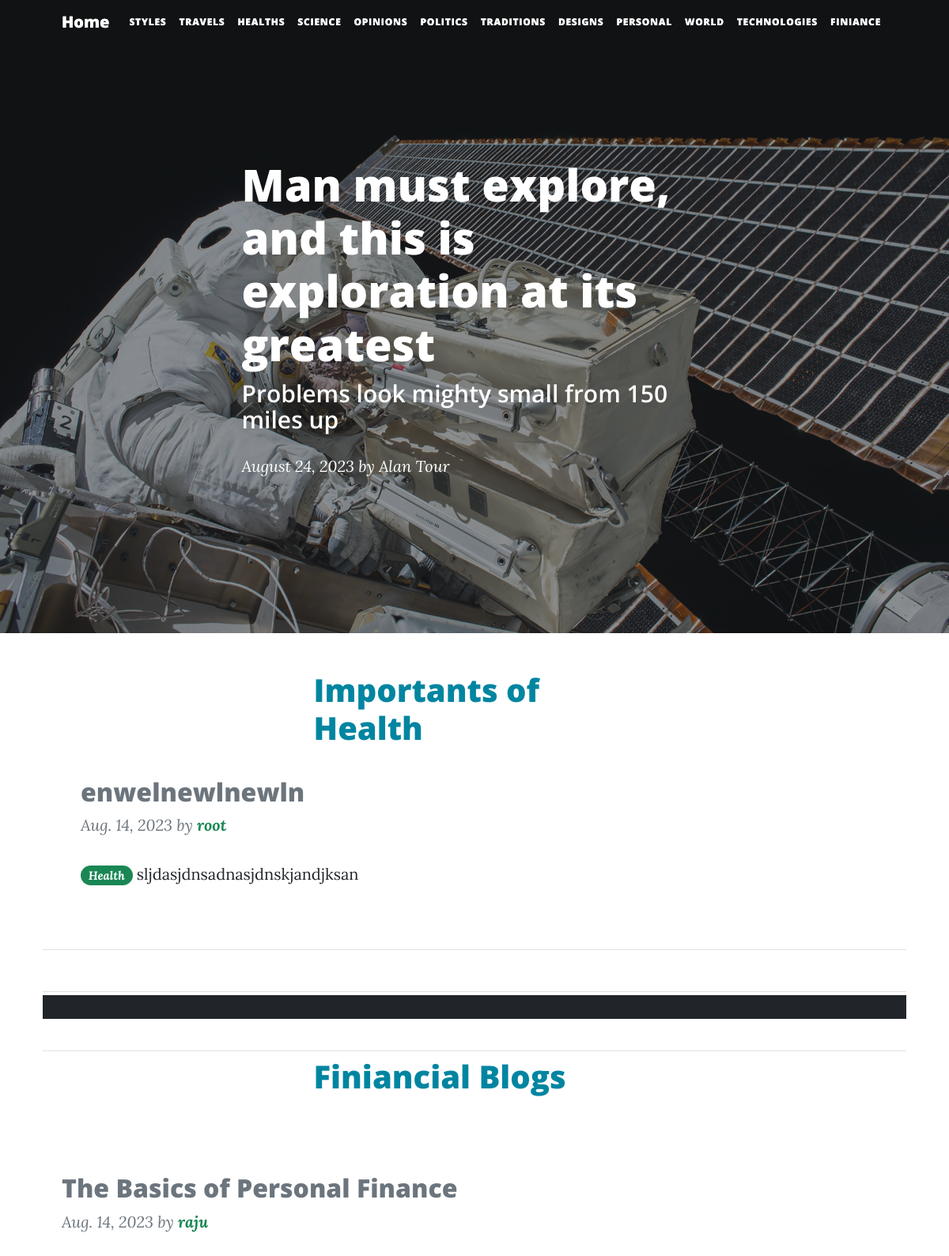
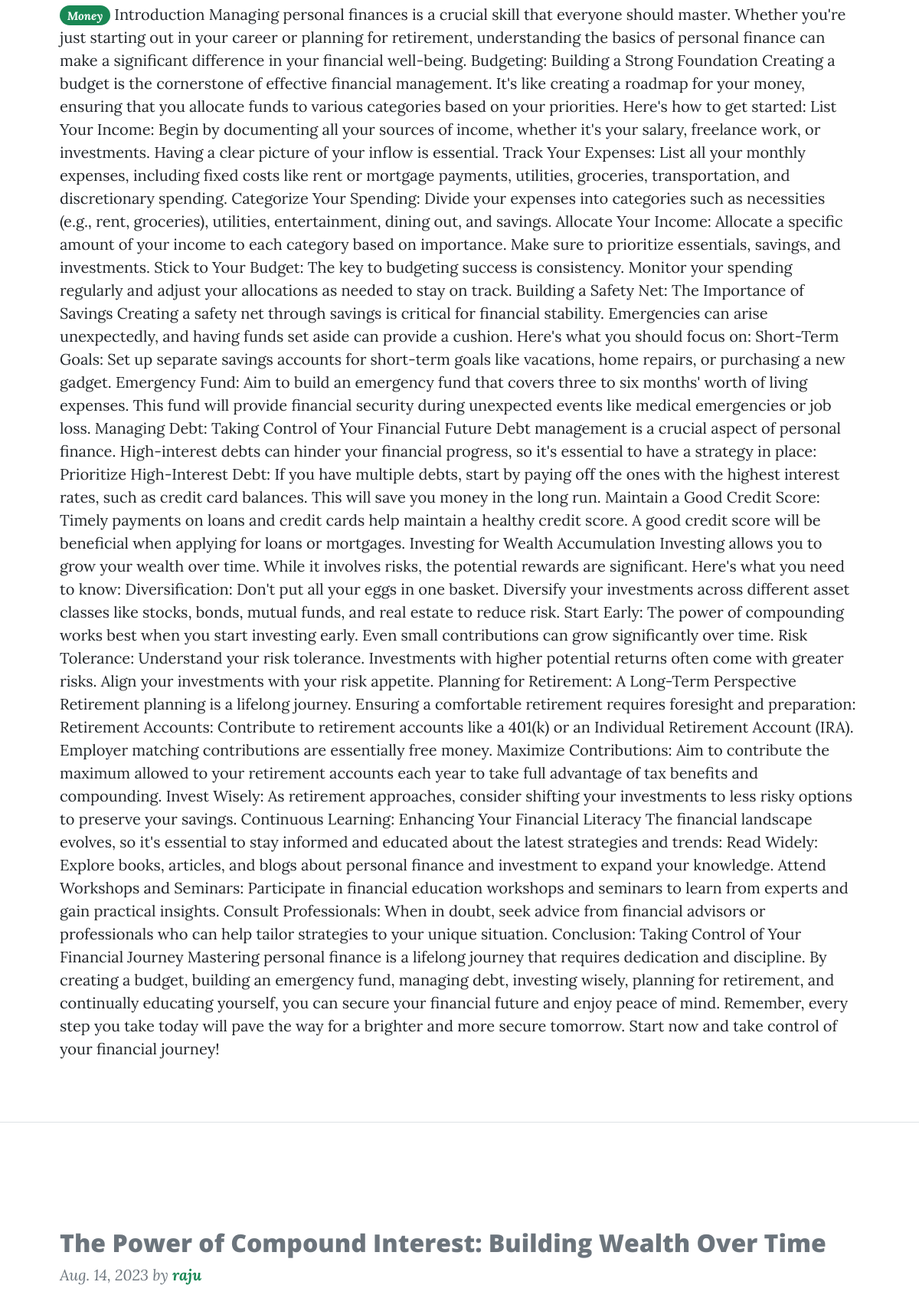
The app's page /blog_post/ (upper part) with its own data (2 pictures, top to bottom).
### blog_page/models.py (models this page shows, shortened)
class Create_Blog(models.Model):
    blog_type = {
        ('World', 'World'),
        ('Design', 'Design'),
        ('Culture', 'Culture'),
        ('Politics', 'Politics'),
        ('Opinion', 'Opinion'),
        ('Science', 'Science'),
        ('Health', 'Health'),
        ('Travel', 'Travel'),
        ('Style', 'Style'),
        ('Personal', 'Personal'),
        ('Techno', 'Techno'),
        ('Money', 'Money'),
        ('Business', 'Business')
    }
    blog_id = models.UUIDField(default=uuid.uuid4)
    title = models.CharField(max_length=100, verbose_name='blog_name')
    blog_image = models.ImageField(upload_to='blog_images/')
    created_by = models.ForeignKey(Bloger, on_delete=models.CASCADE, unique=False, related_name='bloger_set')
    created_at = models.DateField(auto_now_add=True)
    blog_categery = models.CharField(max_length=10, choices=blog_type)
    content = models.TextField()

### users/models.py (models this page shows)
class Bloger(models.Model):
    user_id = models.UUIDField(default=uuid.uuid4)
    username = models.OneToOneField(User, on_delete=models.CASCADE, related_name='username_set')
    bloger_email = models.EmailField(max_length=100, unique=True, default= '@EmailField', null=False)
    contact_info = models.CharField(max_length=250, null=True, blank=True)
    join_date = models.DateTimeField(auto_now_add=True)
    def __str__(self) -> str:
        return self.username.username

### homepage/views.py (the view)
# urls.py: path('blog_post/', blog_post, name='blog_post'),
def blog_post(request):
    blog_techno = Create_Blog.objects.filter(blog_categery='Techno')
    blog_personal = Create_Blog.objects.filter(blog_categery='Personal')
    blog_money = Create_Blog.objects.filter(blog_categery='Money')
    blog_world = Create_Blog.objects.filter(blog_categery='World')
    blog_design = Create_Blog.objects.filter(blog_categery='Design')
    blog_culture = Create_Blog.objects.filter(blog_categery='Culture')
    blog_politics = Create_Blog.objects.filter(blog_categery='Politics')
    blog_opinion = Create_Blog.objects.filter(blog_categery='Opinion')
    blog_science = Create_Blog.objects.filter(blog_categery='Science')
    blog_Health = Create_Blog.objects.filter(blog_categery='Health')
    blog_Travel = Create_Blog.objects.filter(blog_categery='Travel')
    blog_style = Create_Blog.objects.filter(blog_categery='Style')
    blog_business = Create_Blog.objects.filter(blog_categery='Business')
    context = {
        'techno_blog' : blog_techno,
        'personal_blog': blog_personal,
        'money_blog': blog_money,
        'world_blog': blog_world,
        'design_blog': blog_design,
        'culture_blog': blog_culture,
        'politics_blog': blog_politics,
        'opinion_blog': blog_opinion,
        'science_blog': blog_science,
        'health_blog': blog_Health,
        'travel_blog': blog_Travel,
        'style_blog': blog_style,
        'business_blog': blog_business
    }
    return render(request, 'home/blogspage.html', context)

### homepage/templates/home/blogspage.html (shortened to what this page needs)
{% extends 'home/base.html' %}
{% load static %}
{% block content %}
{% block nav %}
<nav class="navbar navbar-expand-lg navbar-secondary" id="mainNav">
    <div class="container px-4 px-lg-5">
        <a class="navbar-brand" href="{% url 'home' %}">Home</a>
        <div class="collapse navbar-collapse" id="navbarResponsive">
            <ul class="navbar-nav ms-auto py-4 py-lg-0">
                <li class="nav-item"><a class="nav-link" href="#style">Styles</a></li>
                <li class="nav-item"><a class="nav-link" href="#travel">Travels</a></li>
                <li class="nav-item"><a class="nav-link" href="#health">Healths</a></li>
                <li class="nav-item"><a class="nav-link" href="#science">Science</a></li>
                <li class="nav-item"><a class="nav-link" href="#opinion">Opinions</a></li>
                <li class="nav-item"><a class="nav-link" href="#politics">Politics</a></li>
                <li class="nav-item"><a class="nav-link" href="#culture">Traditions</a></li>
                <li class="nav-item"><a class="nav-link" href="#design">Designs</a></li>
                <li class="nav-item"><a class="nav-link" href="#personal">Personal</a></li>
                <li class="nav-item"><a class="nav-link" href="#world">World</a></li>
                <li class="nav-item"><a class="nav-link" href="#technology">Technologies</a></li>
                <li class="nav-item"><a class="nav-link" href="#finiancial">Finiance</a></li>
            </ul>
        </div>
    </div>
</nav>
{% endblock %}
    <header class="masthead" style="background-image: url('{% static 'assets/img/post-bg.jpg' %}')">
        <div class="container position-relative px-4 px-lg-5">
            <div class="row gx-4 gx-lg-5 justify-content-center">
                <div class="col-md-10 col-lg-8 col-xl-7">
                    <div class="post-heading">
                        <h1>Man must explore, and this is exploration at its greatest</h1>
                        <h2 class="subheading">Problems look mighty small from 150 miles up</h2>
                        <span class="meta">
                            August 24, 2023 by
                            <a href="#!">Alan Tour</a>
                        </span>
                    </div>
                </div>
            </div>
        </div>
    </header>
    <section id="health">
        <div class="container position-relative px-4 px-lg-5">
            <div class="row gx-4 gx-lg-5 justify-content-center">
                <div class="col-md-10 col-lg-8 col-xl-5">
                    <div class="post-heading text-primary justify-center-center">
                        <h1>Importants of Health</h1></br>
                    </div>
                </div>
                {% for blogs in health_blog %}
                    <div class="container position-relative px-4 px-lg-5">
                        <div class="row gx-4 gx-lg-5 justify-content-center">
                            <div class="col-md-10 col-lg-8 col-xl-12">
                                <div class="post-heading">
                                    <h2 class="subheading text-secondary">{{blogs.title}} </h2>
                                    <blockquote class="blockquote">{{blogs.created_at}} by<strong class="text-success"> {{blogs.created_by}}</strong></blockquote>
                                    <p> <span class="badge text-bg-success rounded-pill"> <i>{{blogs.blog_categery}}</i></span> {{blogs.content}}</p>
                                </div>
                            </div>
                        </div>
                    </div>
                    <hr class="my-5" /></br></br>
        {% endfor %}
        <hr class="my-1 " />
            <p class="bg-dark">d</p>
        <hr class="my-2" />
    </section>
    <section id="finiancial">
        <div class="Personal container position-relative px-4 px-lg-5">
            <div class="row gx-4 gx-lg-5 justify-content-center">
                <div class="col-md-10 col-lg-8 col-xl-5">
                    <div class="post-heading text-primary justify-center-center">
                        <h1>Finiancial Blogs</h1></br>
                    </div>
                </div>
            </div>
        </div></br>
        {% for blogs in money_blog %}
            <div class="container position-relative px-4 px-lg-5">
                <div class="row gx-4 gx-lg-5 justify-content-center">
                    <div class="col-md-10 col-lg-8 col-xl-12">
                        <div class="post-heading">
                            <h2 class="subheading text-secondary">{{blogs.title}} </h2>
                            <blockquote class="blockquote">{{blogs.created_at}} by<strong class="text-success"> {{blogs.created_by}}</strong></blockquote>
                            <p> <span class="badge text-bg-success rounded-pill"> <i>{{blogs.blog_categery}}</i></span> {{blogs.content}}</p>
                        </div>
                    </div>
                </div>
            </div>
            <hr class="my-5" /></br></br>
        {% endfor %}
    </section>
{% endblock %}

### records on screen
Create_Blog: title "enwelnewlnewln", created_at "Aug. 14, 2023", created_by "root", blog_categery "Health", content "sljdasjdnsadnasjdnskjandjksan"
Create_Blog: title "The Basics of Personal Finance", created_at "Aug. 14, 2023", created_by "raju", blog_categery "Money", content "Introduction Managing personal finances is a crucial skill that everyone should master. Whether you're just starting out in your career or planning for retirement, understanding the basics of personal finance can make a significant difference in your financial well-being. Budgeting: Building a Strong Foundation Creating a budget is the cornerstone of effective financial management. It's like creating a roadmap for your money, ensuring that you allocate funds to various categories based on your priorities. Here's how to get started: List Your Income: Begin by documenting all your sources of income, whether it's your salary, freelance work, or investments. Having a clear picture of your…"
Create_Blog: title "The Power of Compound Interest: Building Wealth Over Time", created_at "Aug. 14, 2023", created_by "raju"
